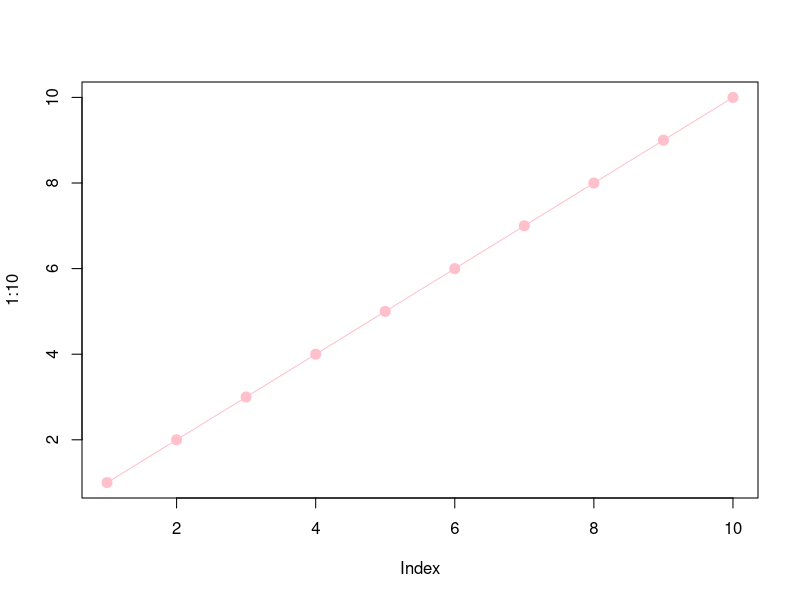
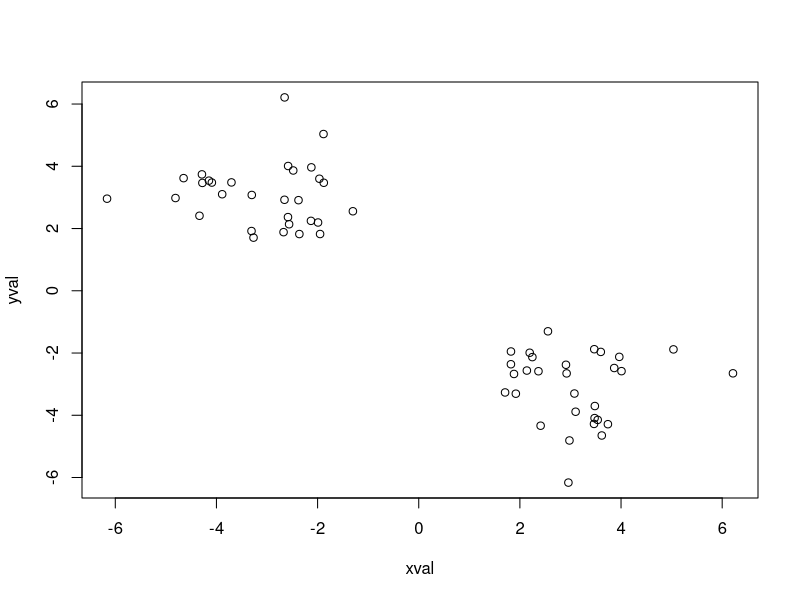
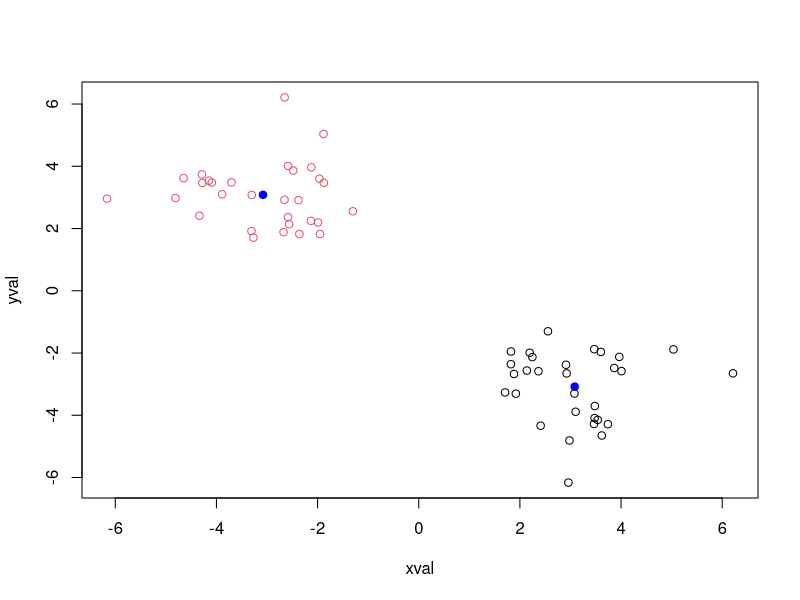
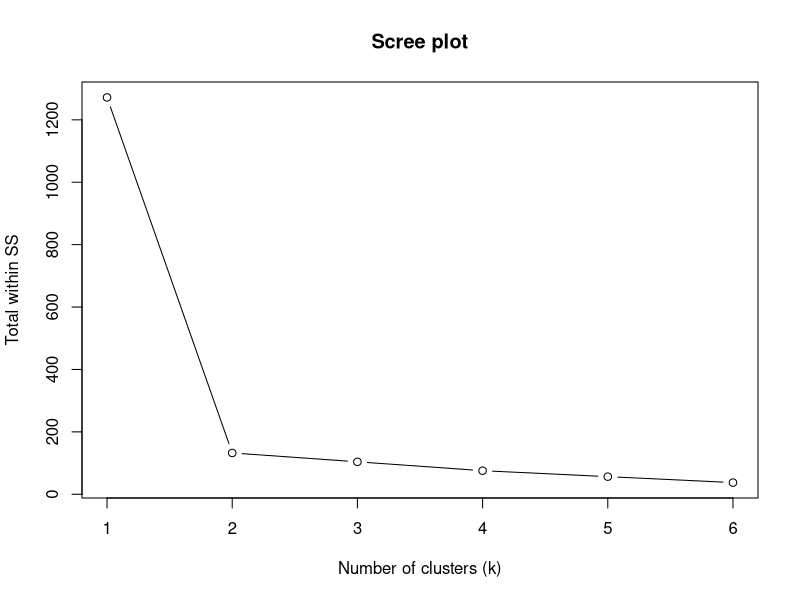
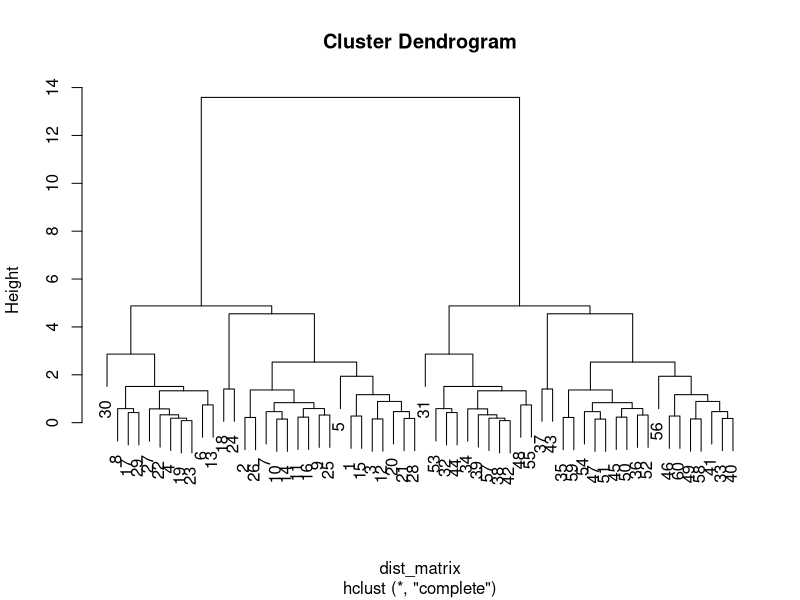
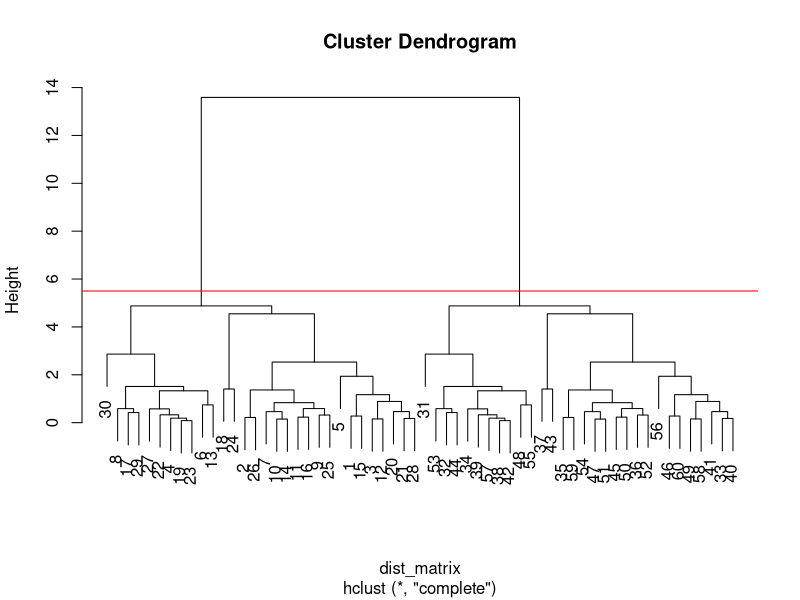
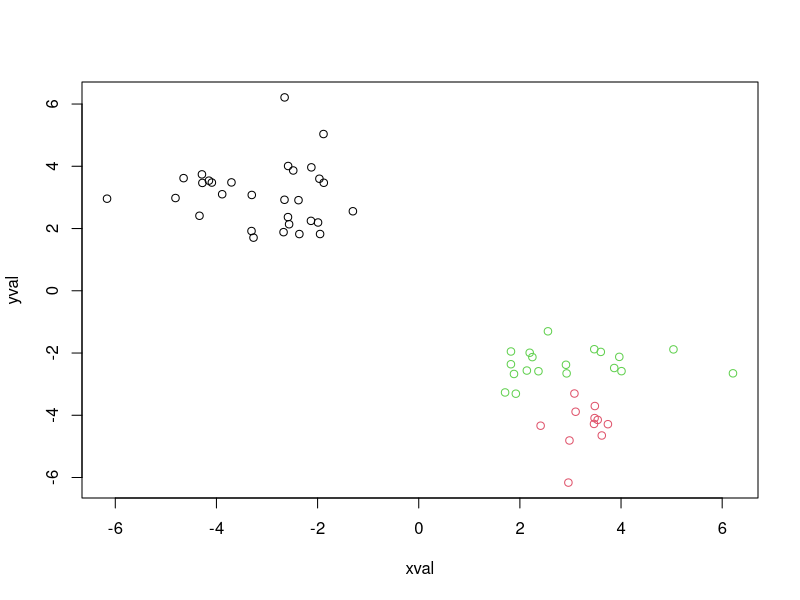
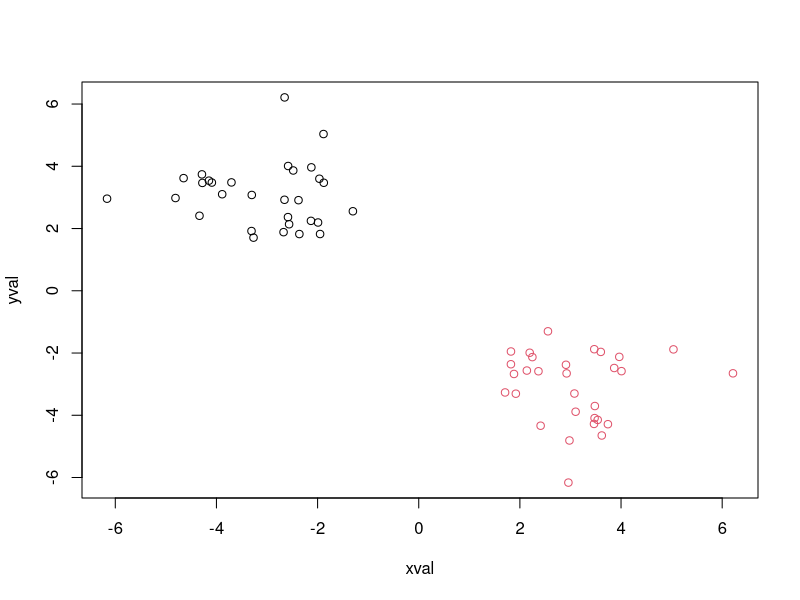

Write the R code that produced these figures, in order.
## ---- chunk 1
knitr::opts_chunk$set(echo = TRUE)
## ---- chunk 2
# Example plot to see how Rmarkdown works
plot(1:10, typ="o", cex=2, pch = 20, col="pink")
## ---- chunk 3
# Generate some example data for clustering
tmp <- c(rnorm(30,-3), rnorm(30,3))
example <- cbind(xval = tmp, yval = rev(tmp))
plot(example)

## ---- chunk 4
k2 <- kmeans(example, centers = 2, nstart = 20)
k2
## ---- chunk 5
k2$size
## ---- chunk 6
k2$cluster
table(k2$cluster)
## ---- chunk 7
k2$centers
## ---- chunk 8
plot(example, col = k2$cluster)
points(k2$centers, col = "blue", pch = 20, cex = 1.5)
# palette(c("blue", "red"))
## ---- chunk 9
k3 <- kmeans(example, centers = 3, nstart = 20)
k3$tot.withinss
k2$tot.withinss
## ---- chunk 10
k1 <- kmeans(example, centers = 1, nstart = 20)
k4 <- kmeans(example, centers = 4, nstart = 20)
k5 <- kmeans(example, centers = 5, nstart = 20)
k6 <- kmeans(example, centers = 6, nstart = 20)

ss <- c(k1$tot.withinss, k2$tot.withinss, k3$tot.withinss, k4$tot.withinss, k5$tot.withinss, k6$tot.withinss)
plot(ss, typ = "b", xlab = "Number of clusters (k)", ylab = "Total within SS", main = "Scree plot")
## ---- chunk 11
dist_matrix <- dist(example)
## ---- chunk 12
hc <- hclust(dist_matrix)
hc
## ---- chunk 13
# What is the dimension of the distance matrix?
dim(dist_matrix)
# Turn dist_matrix into a matrix by filling in the blanks
head( as.matrix(dist_matrix), n = 2L )
# Compare the dimension of the original example dataset vs. dimension of new distance matrix
dim(example)
dim( as.matrix(dist_matrix) )
## ---- chunk 14
plot(hc)
## ---- chunk 15
plot(hc)
abline(h = 5.5, col = "red")
## ---- chunk 16
# Where should I cut to get 3 clusters (groups)?
three_groups <- cutree(hc, k = 3)
# Visualize the clusters made by hierarchical clustering and cutree
plot(example, col = three_groups)
# Where should I cut to get a height of 8?
two_groups <- cutree(hc, h = 8)
# Visualize this too. We should see 2 clusters
plot(example, col = two_groups)
## ---- chunk 17
hc.complete <- hclust(dist_matrix, method = "complete")
plot(hc.complete, main= "Complete Linking Method")

hc.average <- hclust(dist_matrix, method = "average")
plot(hc.average, main = "Average Linking Method")
## ---- chunk 18
xc <- rbind(
 matrix(rnorm(100, mean=0, sd = 0.3), ncol = 2), # c1
 matrix(rnorm(100, mean = 1, sd = 0.3), ncol = 2), # c2
 matrix(c(rnorm(50, mean = 1, sd = 0.3), rnorm(50, mean = 0, sd = 0.3)), ncol = 2) # c3
)

colnames(xc) <- c("x", "y")
## ---- chunk 19
plot(xc)
## ---- chunk 20
# c1 c1 c1 c1 * 50 times ... c2 c2 c2 c2 ... c3 c3 c3 c3 ...
rep_colvec <- rep( c("c1", "c2", "c3"), each = 50)
reality_colvec <- as.factor(rep_colvec)
plot(example, col = reality_colvec, pch = 20)
## ---- chunk 21
# Create a distance matrix for the created vector xc
d_xc <- dist(xc)
hc_xc <- hclust(d_xc)
plot(hc_xc)
grp2 <- cutree(hc_xc, k = 2)
plot(hc_xc, col = grp2, main = "Two Clusters", pch = 20)
grp3 <- cutree(hc_xc, k = 3)
plot(hc_xc, col = grp3, main = "Three Clusters", pch = 20)
# Compare membership of the different groups obtained from hierarchical clustering
table(grp2)
table(grp3)
## ---- chunk 22
# Initialize a blank 100 x 10 matrix
mydata <- matrix(nrow=100, ncol=10)

# Label the rows gene1, gene2, ... gene100
rownames(mydata) <- paste("gene", 1:100, sep="")

# Label the first five columns wt1, wt2, wt3, wt4, wt5 and the last five ko1, ko2, ko3, ko4, ko5
colnames(mydata) <- c( paste("wt", 1:5, sep=""), paste("ko", 1:5, sep="") )

# Fill in fake read counts with Poisson distribution
for(i in 1:nrow(mydata)) {
 wt.values <- rpois(5, lambda=sample(x=10:1000, size=1))
 ko.values <- rpois(5, lambda=sample(x=10:1000, size=1))
 mydata[i,] <- c(wt.values, ko.values)
}

# Let's check out our data!
head(mydata) 
## ---- chunk 23
trans_mydata <- t(mydata)
head(trans_mydata)
## ---- chunk 24
# In general, scaling is advisable such that all variables have unit variance
pca <- prcomp(trans_mydata, scale = TRUE)
# Since we have 10 samples, we have 10 PCs
attributes(pca)
pca$x
## ---- chunk 25
# First, calculate how much variance is captured per PC
pca_var <- pca$sdev ^ 2
# Convert into percent variance and round to first decimal place
per_var <- round( (pca_var / sum(pca_var) ) * 100, 1)
# Make color vector by searching for sample matches and converting sample names to colors
pca_colvec <- colnames(mydata)
pca_colvec[grep("wt", pca_colvec)] <- "red"
pca_colvec[grep("ko", pca_colvec)] <- "blue"
# Plot with colors and labels
plot( pca$x[,1], pca$x[,2],
      xlab = paste0("PC1 (", per_var[1], "%)"),
      ylab = paste0("PC2 (", per_var[2], "%)"),
      col = pca_colvec)
# Label some points and ESC when done
identify(pca$x[,1], pca$x[,2], labels = colnames(mydata))
## ---- chunk 26
barplot(per_var, main = "Scree Plot", xlab="Principal Component", ylab="Percent Variation")
## ---- chunk 27
loading_scores <- pca$rotation[,1] 
summary(loading_scores)
# Since we are interested in the magnitude of the contribution of each gene, take the absolute value
gene_scores <- abs(loading_scores)
# Now, sort the gene scores from high to low
gene_scores_ranked <- sort(gene_scores, decreasing = TRUE)
# Find the names of the top 5 genes
top_5_genes <- names(gene_scores_ranked[1:5])
top_5_genes
# Show the score of each top 5 genes
pca$rotation[top_5_genes, 1]
